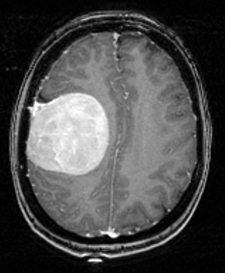
#> input picture Input Images/brain4.JPG, 225 x 273 px, found by its file name
$ python preprocessing_BrainTumor.py
#> lines starting #> are read from the running program, lines starting #| are printed output that depends on the picture; after the words box and inside, x2 and y2 are one past the last pixel; in counts of white or black regions, pixels touching at a corner belong together
# -*- coding: utf-8 -*-
"""
Created on Tue Aug 21 19:46:15 2018

@author: guest11
"""

import cv2
import numpy as np
from matplotlib import pyplot as plt


img = cv2.imread('brain4.jpg')
#> img is the input picture: shape (273, 225, 3); min 0, max 255, mean 75.7
gray = cv2.cvtColor(img,cv2.COLOR_BGR2GRAY)
plt.imshow(gray,cmap='gray')

# =============================================================================
# plt.hist(gray.ravel(),256)
# plt.show()
# =============================================================================

ret, thresh = cv2.threshold(gray,0,255,cv2.THRESH_OTSU)
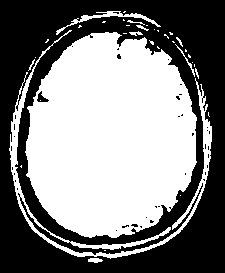
#> thresh: shape (273, 225); 50.8% white; 39 black regions (37 under 20 px), largest, box (x1, y1, x2, y2) and area: (0, 0, 225, 273) 29998, (37, 91, 49, 102) 64
#> ret = 74
plt.imshow(thresh ,cmap='gray')
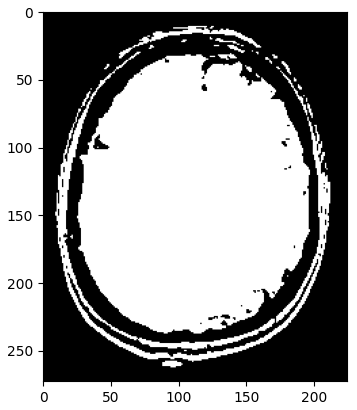
#> figure drawn by matplotlib, 1 panel

$ run again, with Input Images/Brain19.jpg copied over Input Images/brain4.JPG
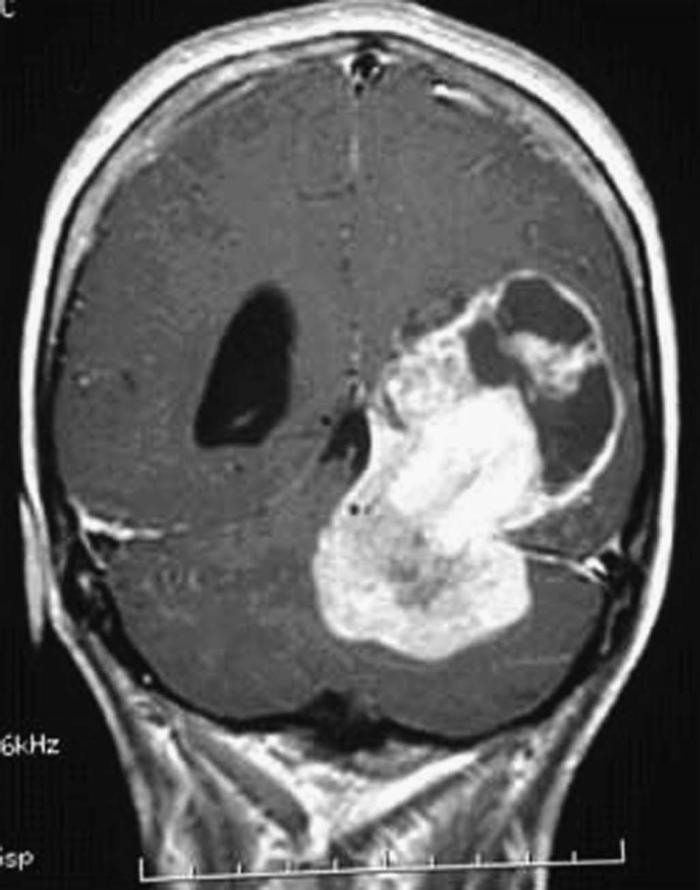
#> input picture Input Images/Brain19.jpg, 700 x 890 px, found by its file name
#> img is the input picture: shape (890, 700, 3); min 1, max 255, mean 95
#> `ret, thresh = cv2.threshold(gray,0,255,cv2.THRESH_OTSU)`:
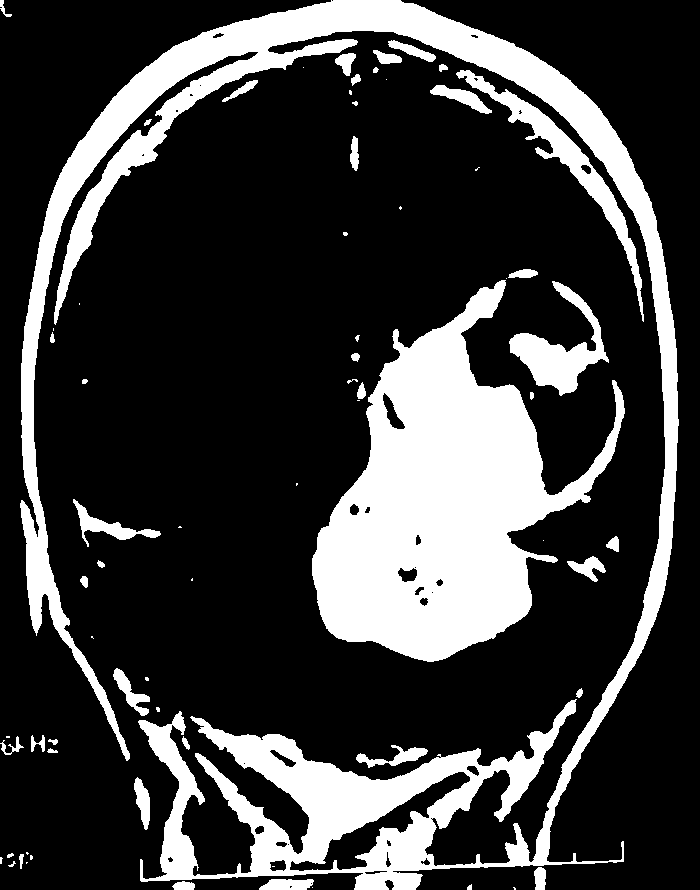
#> thresh: shape (890, 700); 23.8% white; 70 white regions (25 under 20 px), largest, box (x1, y1, x2, y2) and area: (20, 0, 679, 890) 75780, (312, 280, 625, 662) 56246, (456, 70, 644, 322) 4601
#> ret = 129
#> `plt.imshow(thresh ,cmap='gray')`:
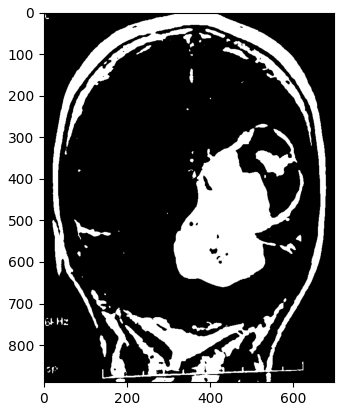
#> figure drawn by matplotlib, 1 panel

$ run again, with Input Images/mri5.jpg copied over Input Images/brain4.JPG
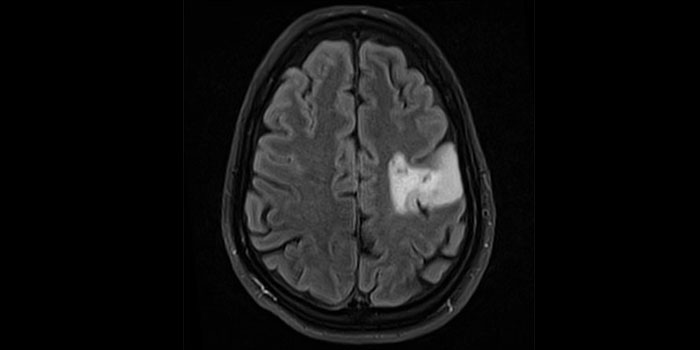
#> input picture Input Images/mri5.jpg, 700 x 350 px, found by its file name
#> img is the input picture: shape (350, 700, 3); min 0, max 211, mean 18.2
#> `ret, thresh = cv2.threshold(gray,0,255,cv2.THRESH_OTSU)`:
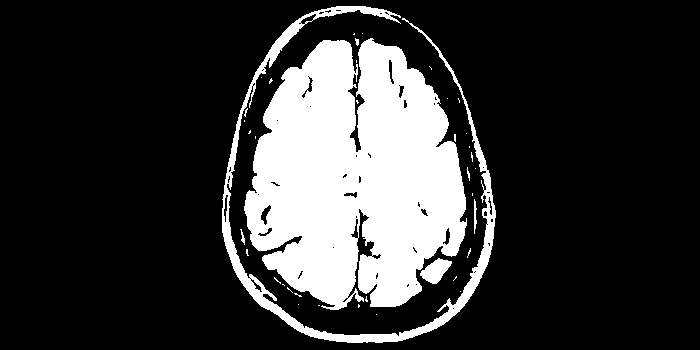
#> thresh: shape (350, 700); 20.6% white; 39 white regions (32 under 20 px), largest, box (x1, y1, x2, y2) and area: (244, 38, 467, 310) 43096, (222, 6, 496, 343) 6636, (420, 258, 452, 284) 471
#> ret = 39
#> `plt.imshow(thresh ,cmap='gray')`:
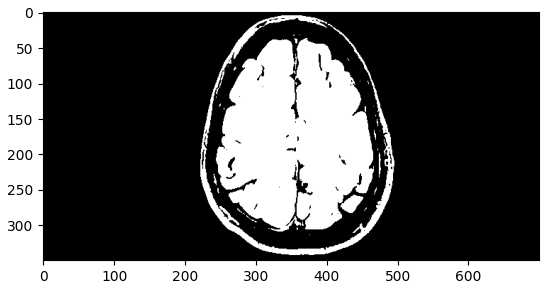
#> figure drawn by matplotlib, 1 panel

$ run again, with Input Images/IM_00014q.TIF saved as Input Images/brain4.JPG
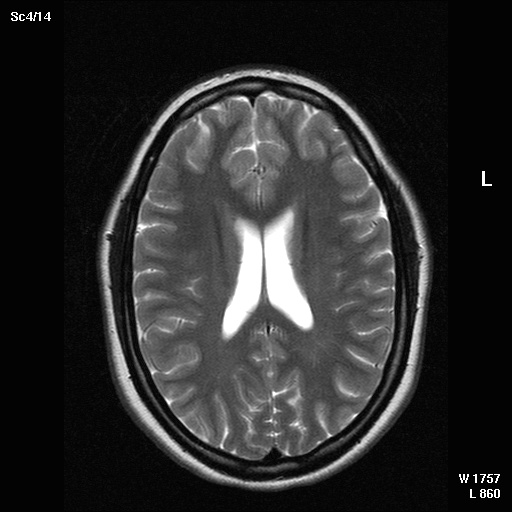
#> input picture Input Images/IM_00014q.TIF, 512 x 512 px, found by its file name
#> img is the input picture: shape (512, 512, 3); min 0, max 255, mean 43.6
#> `ret, thresh = cv2.threshold(gray,0,255,cv2.THRESH_OTSU)`:
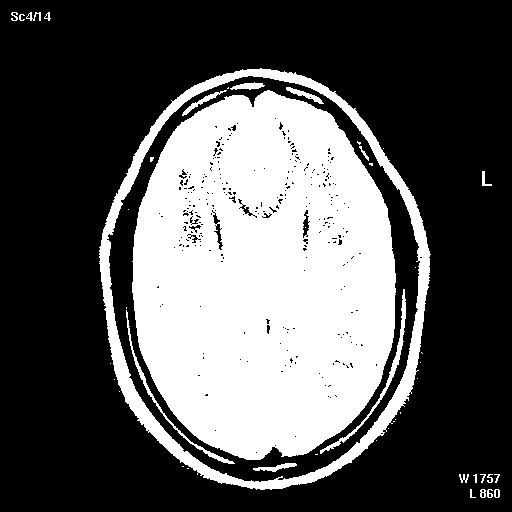
#> thresh: shape (512, 512); 34.4% white; 46 white regions (23 under 20 px), largest, box (x1, y1, x2, y2) and area: (132, 90, 396, 460) 76083, (99, 68, 431, 490) 11620, (320, 289, 406, 454) 713
#> ret = 59
#> `plt.imshow(thresh ,cmap='gray')`:
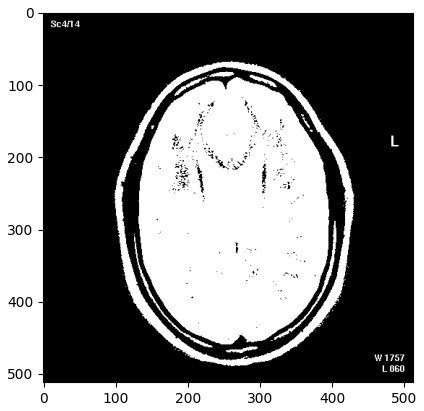
#> figure drawn by matplotlib, 1 panel
